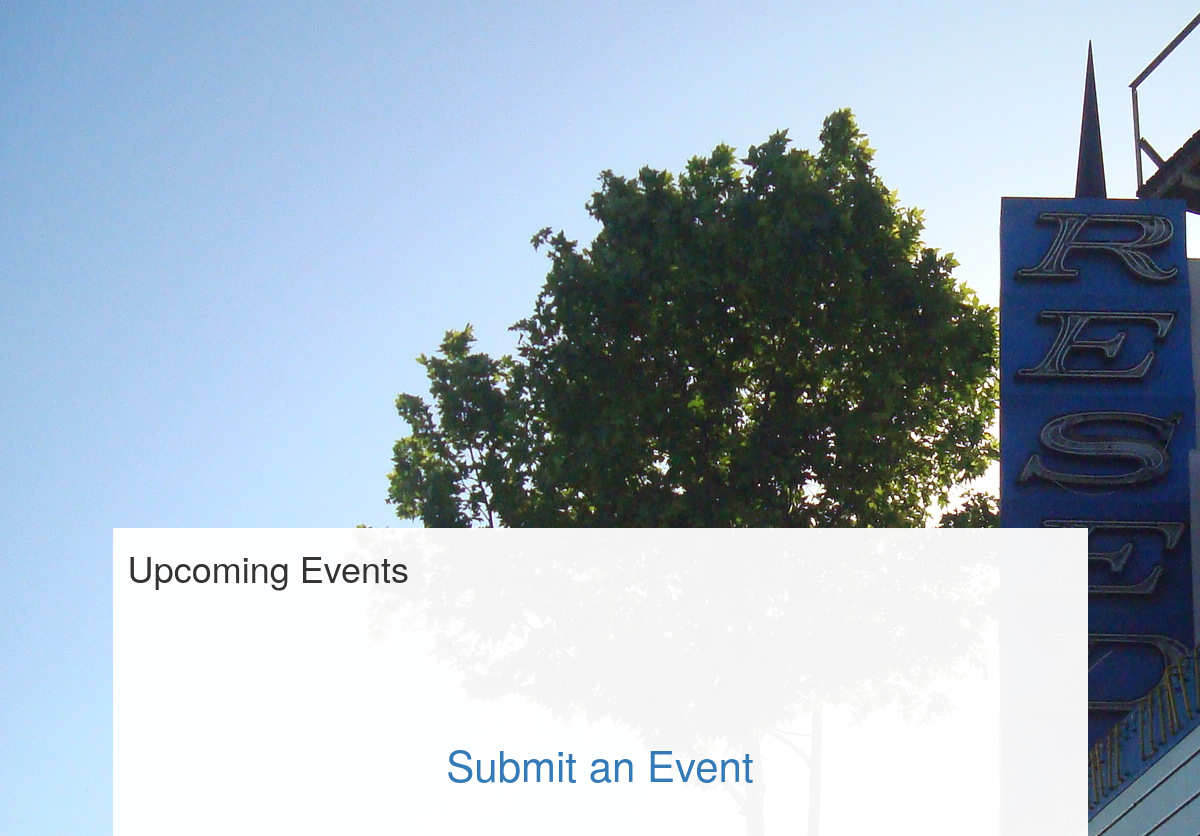
/, run on an earlier commit of the app's database.
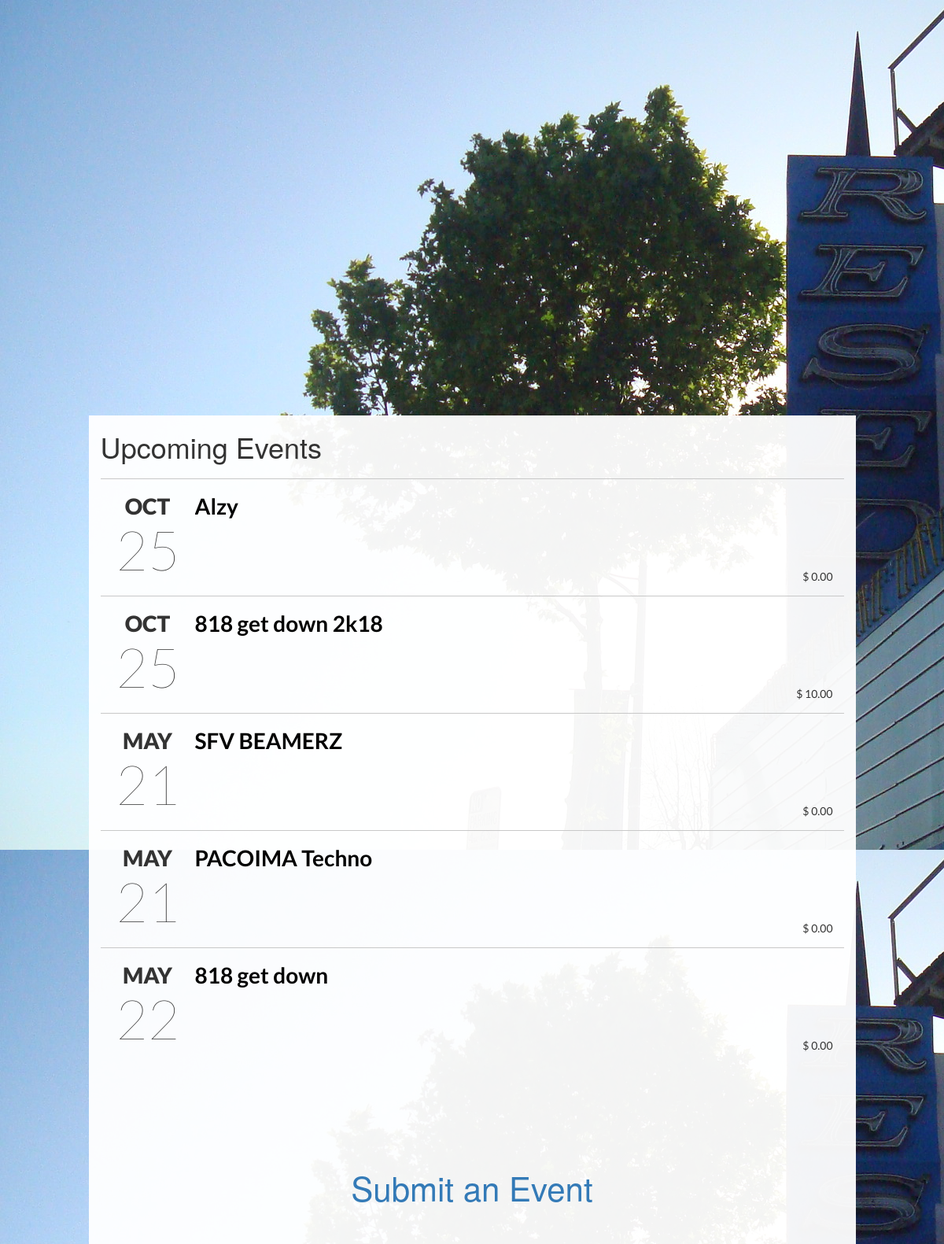
And on a later commit of the database.
### events/models.py (models this page shows, shortened)
class Event(models.Model):
    name = models.CharField(max_length=128, unique=True)
    created_at = models.DateTimeField(auto_now_add=True)
    slug = models.SlugField(blank=True, unique=True)
    approved = models.BooleanField(blank=True, default=False)
    approved_at = models.DateTimeField(blank=True, null=True, editable=False)
    image = models.ImageField(upload_to="flyers", blank=True)
    short_description = models.TextField(max_length=256, blank=True)
    description = models.TextField()
    address = models.CharField(max_length=64, blank=True)
    city = models.CharField(max_length=64, blank=True)
    start_date = models.DateTimeField()
    end_date = models.DateTimeField()
    price = models.DecimalField(max_digits=6, decimal_places=2, default=0.00)
    more_details_link = models.URLField(blank=True, null=True)

### events/views.py (the view)
# urls.py: url(r'^$', views.index, name='index'),
def index(request):
    event_list = Event.objects.filter(
        approved=True
    ).order_by('start_date')[:10]
    context_dict = {
        'heading': 'Upcoming Events',
        'events': event_list
    }
    return render(request, 'events/index.html', context=context_dict)

### templates/events/index.html (shortened to what this page needs)
<!DOCTYPE html>
<html>
<head>
    {% load staticfiles %}
    <link rel="stylesheet" type="text/css" href="{% static 'styles/styles.css' %}">
    <link href="//netdna.bootstrapcdn.com/bootstrap/3.1.0/css/bootstrap.min.css" rel="stylesheet" id="bootstrap-css">
</head>
<body>
    <div class="container">
        <div class="row">
            <div class="top-banner [ col-xs-12 col-sm-offset-1 col-sm-10 col-sm-offset-1 ]">
            </div>
            <div class="upcoming-events [ col-xs-12 col-sm-offset-1 col-sm-10 col-sm-offset-1 ]">
                <h1 class="upcoming-events-heading">Upcoming Events</h1>
                <ul class="event-list">
                    {% if events %}
                        {% for event in events %}
                            <li>
                                <time datetime="2014-07-20">
                                    <span class="month">{{event.start_date|date:"M"}}</span>
                                    <span class="day">{{event.start_date.day}}</span>
                                </time>
                                <div class="info">
                                    <a href="/events/{{event.slug}}">
                                        <h2 class="title">{{event.name}}</h2>
                                    </a>
                                    <ul>
                                        <li>$ {{event.price}}</li>
                                    </ul>
                                </div>
                            </li>
                        {% endfor %}
                    {% endif%}
                </ul>
                <div class="submit-an-event">
                    <a href="/add-event/">Submit an Event</a>
                </div>
            </div>
        </div>
    </div>
</body>
</html>

What changed in the data, as far as the page shows it:
now on this page (row edited): Event: start_date "OCT", start_date.day "25", name "Alzy", price "0.00"
added Event: start_date "OCT", start_date.day "25", name "818 get down 2k18", price "10.00"
now on this page (row edited): Event: start_date "MAY", start_date.day "21", name "SFV BEAMERZ", price "0.00"
now on this page (row edited): Event: start_date "MAY", start_date.day "21", name "PACOIMA Techno", price "0.00"
now on this page (row edited): Event: start_date "MAY", start_date.day "22", name "818 get down", price "0.00"
